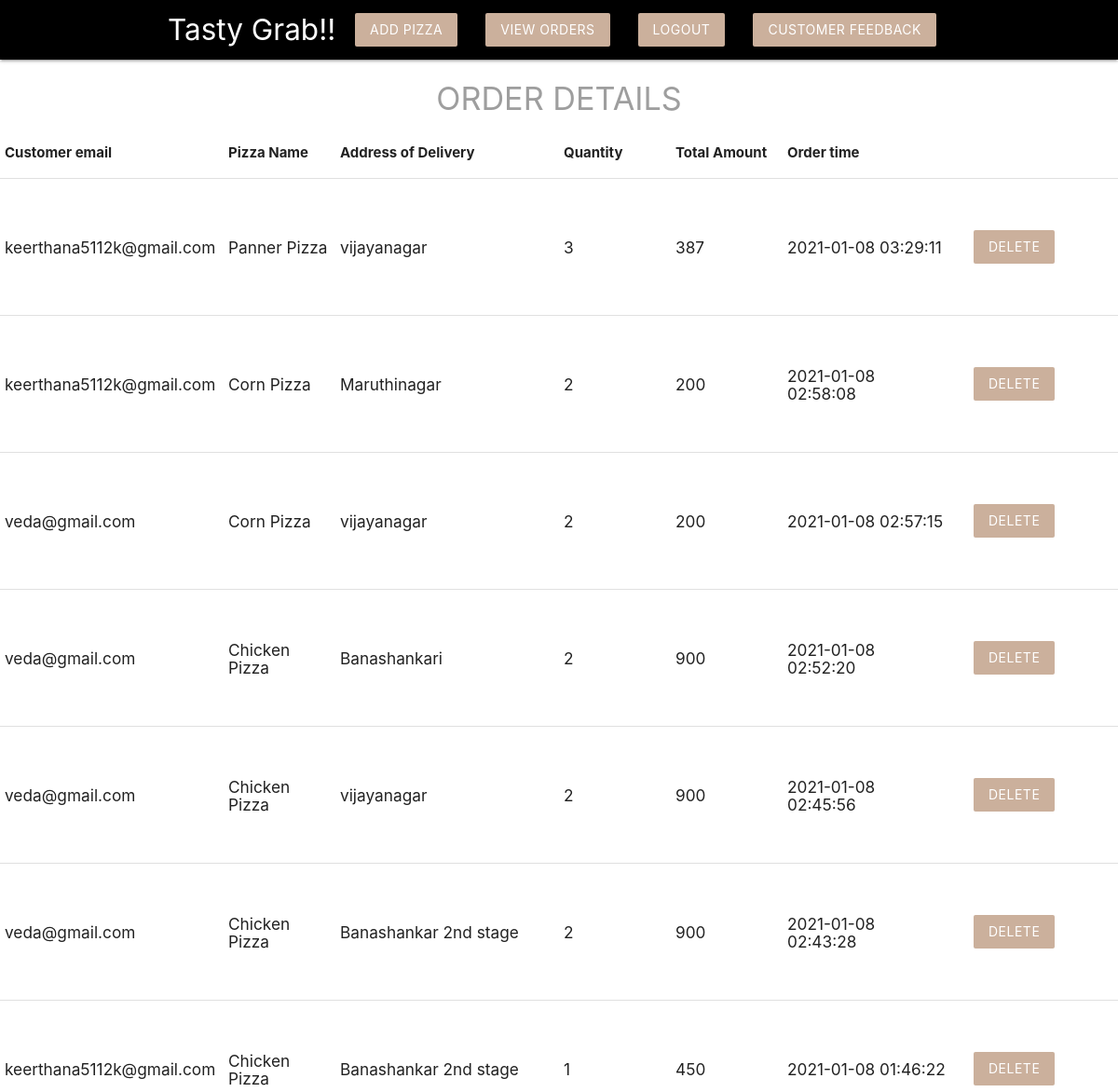
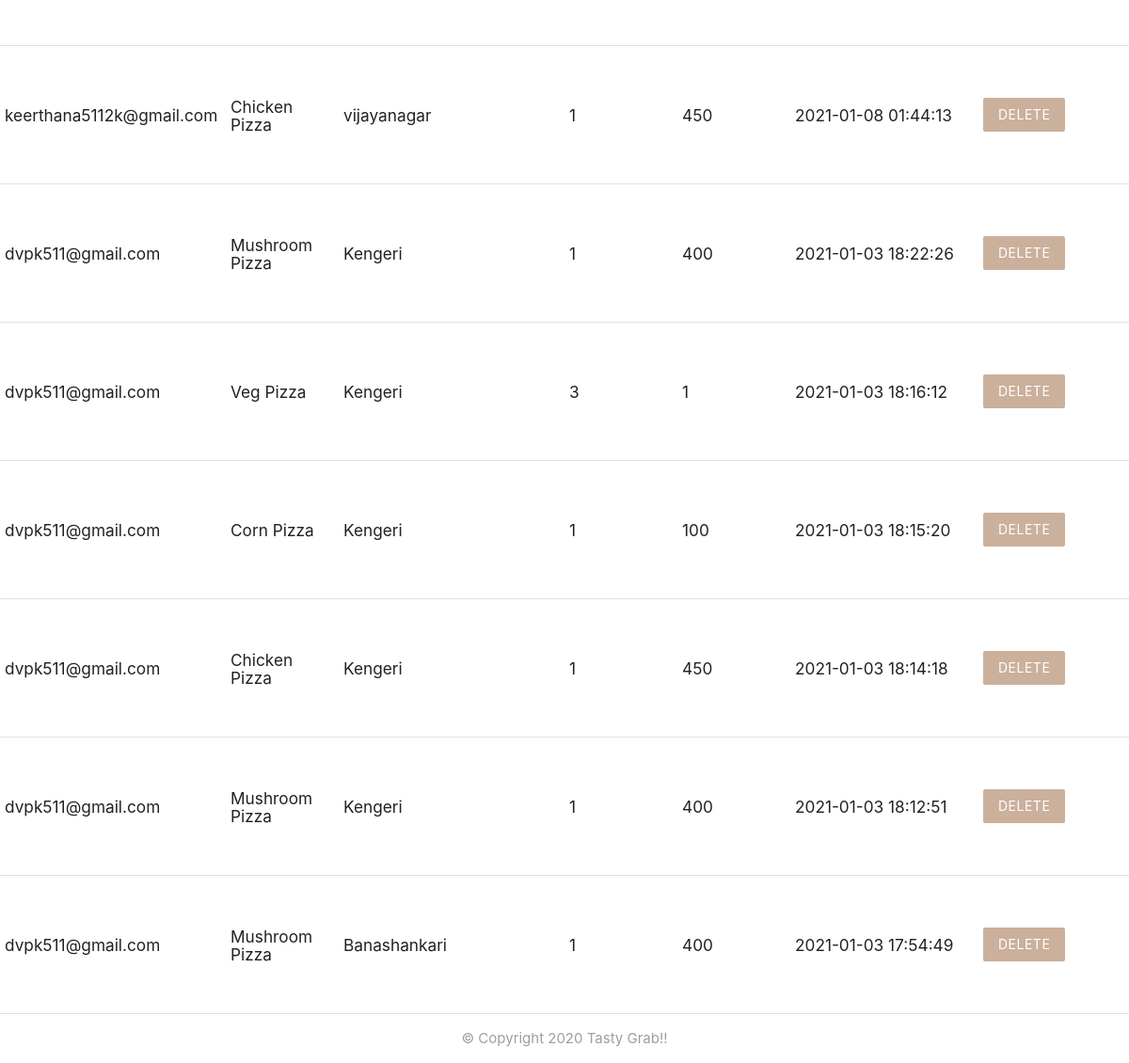
Before: /adminpage.php with the older database file (2 pictures, top to bottom).
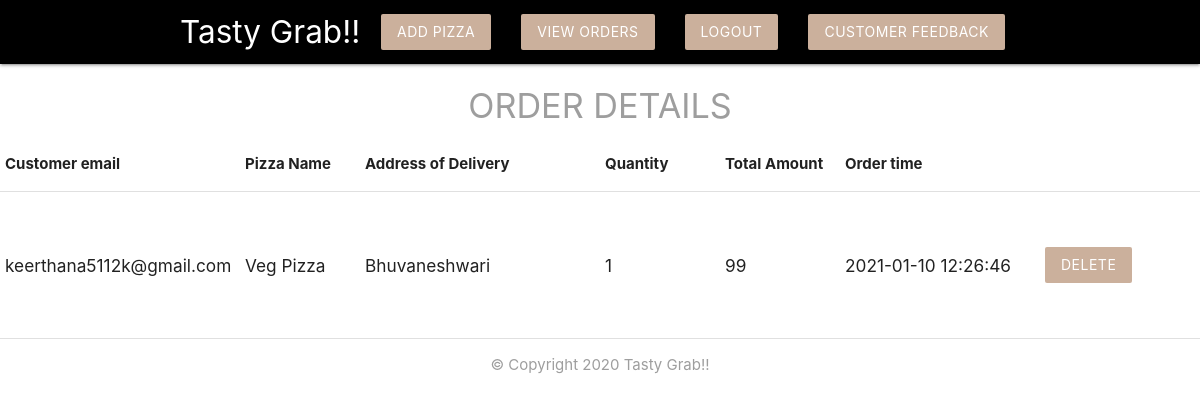
After: the same page with the newer database file.
### tables this page shows
CREATE TABLE `orders` (
  `order_id` int(255) NOT NULL,
  `email_id` varchar(255) NOT NULL,
  `pizza_name` varchar(255) NOT NULL,
  `area` varchar(255) NOT NULL,
  `qty` int(11) NOT NULL,
  `total` float NOT NULL,
  `time` timestamp NOT NULL DEFAULT current_timestamp() ON UPDATE current_timestamp()
);

### adminpage.php (the view, shortened to what this page needs)
<?php
	include('config/db_connect.php');
	$sql = 'SELECT * FROM orders ORDER BY time DESC ';
	$result = mysqli_query($conn, $sql);
	$pizzas = mysqli_fetch_all($result, MYSQLI_ASSOC);
?>
<!DOCTYPE html>
<html>
	<?php include('templates/adminheader.php'); ?>
	<h4 class="center grey-text">ORDER DETAILS</h4>
    <div class="table-responsive">
<table>
    <thead>
    <tr>
      <th scope="col" width="20%">Customer email</th>
      <th scope="col" width="10%">Pizza Name</th>
      <th scope="col" width="20%">Address of Delivery</th>
      <th scope="col" width="10%">Quantity</th>
      <th scope="col" width="10%">Total Amount</th>
      <th scope="col" width="15%">Order time</th>
      <th scope="col" width="15%"></th>
    </tr>
  </thead>
</table>
    </div>
    <?php foreach($pizzas as $pizza): ?>
        <div class="table-responsive">
        <table class="table">
  <tbody>
    <tr>
      <td width="20%"><h6><?php echo htmlspecialchars($pizza['email_id']); ?></h6></td>
      <td width="10%"><h6><?php echo htmlspecialchars($pizza['pizza_name']); ?></h6></td>
      <td width="20%"><h6><?php echo htmlspecialchars($pizza['area']); ?></h6></td>
      <td width="10%"><h6><?php echo htmlspecialchars($pizza['qty']); ?></h6></td>
      <td width="10%"><h6><?php echo htmlspecialchars($pizza['total']); ?></h6></td>
      <td width="15%"><h6><?php echo htmlspecialchars($pizza['time']); ?></h6></td>
    <td width ="15%"> <form action="adminpage.php" method="POST">
				<input type="submit" name="delete" value="Delete" class="btn brand z-depth-0">
			</form>
    </td>
    </tr>
  </tbody>
</table>
        </div>
			<?php endforeach; ?>
	<?php include('templates/footer.php'); ?>
</html>

Changed rows visible on the page:
removed orders: email "keerthana5112k@gmail.com", pizza_name "Panner Pizza", area "vijayanagar", qty "3", total "387", time "2021-01-08 03:29:11"
removed orders: email "keerthana5112k@gmail.com", pizza_name "Corn Pizza", area "Maruthinagar", qty "2", total "200", time "2021-01-08 02:58:08"
removed orders: email "veda@gmail.com", pizza_name "Corn Pizza", area "vijayanagar", qty "2", total "200", time "2021-01-08 02:57:15"
removed orders: email "veda@gmail.com", pizza_name "Chicken Pizza", area "Banashankari", qty "2", total "900", time "2021-01-08 02:52:20"
removed orders: email "veda@gmail.com", pizza_name "Chicken Pizza", area "vijayanagar", qty "2", total "900", time "2021-01-08 02:45:56"
removed orders: email "veda@gmail.com", pizza_name "Chicken Pizza", area "Banashankar 2nd stage", qty "2", total "900", time "2021-01-08 02:43:28"
removed orders: email "keerthana5112k@gmail.com", pizza_name "Chicken Pizza", area "Banashankar 2nd stage", qty "1", total "450", time "2021-01-08 01:46:22"
removed orders: email "keerthana5112k@gmail.com", pizza_name "Chicken Pizza", area "vijayanagar", qty "1", total "450", time "2021-01-08 01:44:13"
removed orders: email "dvpk511@gmail.com", pizza_name "Mushroom Pizza", area "Kengeri", qty "1", total "400", time "2021-01-03 18:22:26"
removed orders: email "dvpk511@gmail.com", pizza_name "Veg Pizza", area "Kengeri", qty "3", total "1", time "2021-01-03 18:16:12"
removed orders: email "dvpk511@gmail.com", pizza_name "Corn Pizza", area "Kengeri", qty "1", total "100", time "2021-01-03 18:15:20"
removed orders: email "dvpk511@gmail.com", pizza_name "Chicken Pizza", area "Kengeri", qty "1", total "450", time "2021-01-03 18:14:18"
removed orders: email "dvpk511@gmail.com", pizza_name "Mushroom Pizza", area "Kengeri", qty "1", total "400", time "2021-01-03 18:12:51"
removed orders: email "dvpk511@gmail.com", pizza_name "Mushroom Pizza", area "Banashankari", qty "1", total "400", time "2021-01-03 17:54:49"
added orders: email "keerthana5112k@gmail.com", pizza_name "Veg Pizza", area "Bhuvaneshwari", qty "1", total "99", time "2021-01-10 12:26:46"
